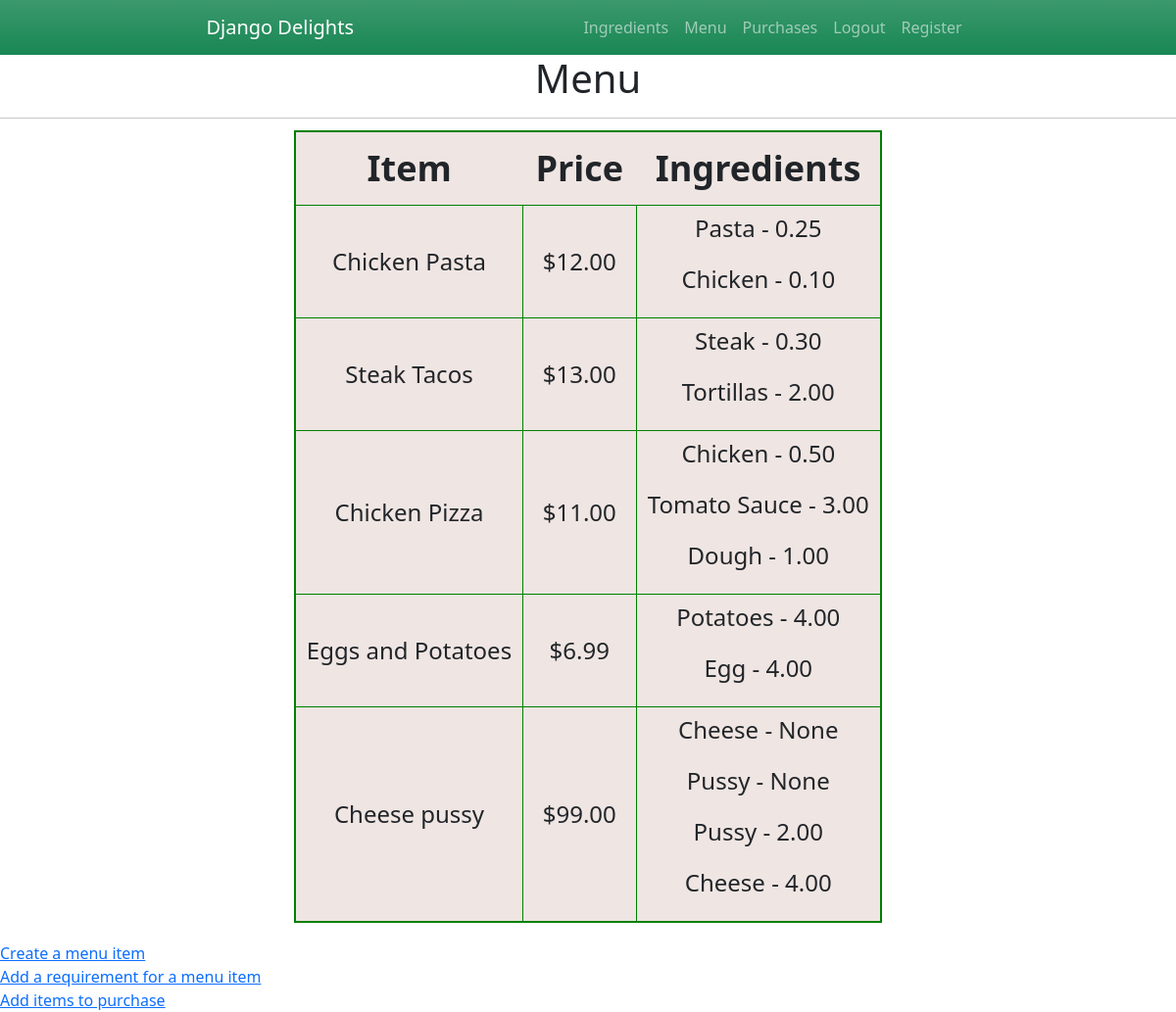
The app's page /menu (signed in) with its own data.
### inventory/models.py (models this page shows, shortened)
class MenuItem(models.Model):
    name = models.CharField(max_length=25, null=False, blank=False)
    price = models.DecimalField(max_digits=10, decimal_places=2, null=False, blank=False)
    ingredients = models.ManyToManyField(Ingredient, through='RecipeRequirement')

class RecipeRequirement(models.Model):
    item = models.ForeignKey(MenuItem, on_delete=models.CASCADE)
    ingredient = models.ForeignKey(Ingredient, on_delete=models.CASCADE)
    quantity = models.DecimalField(max_digits=10, decimal_places=2, null=True, blank=True)

class Ingredient(models.Model):
    name = models.CharField(max_length=25, null=False, blank=False)
    quantity = models.DecimalField(max_digits=10, decimal_places=2, null=False, blank=False)
    unit = models.CharField(max_length=10, null=False, blank=False)
    unit_price = models.DecimalField(max_digits=10, decimal_places=2, null=False, blank=False)

### inventory/views.py (the view)
# urls.py: path('menu', views.menu, name='menu'),
@login_required(login_url='/login_page')
def menu(request):
    menu_items = MenuItem.objects.all()
    recipe_requirements = RecipeRequirement.objects.all()
    ingredients = Ingredient.objects.all()
    context = {
        'menu_items': menu_items,
        'recipe_requirements': recipe_requirements,
        'ingredients': ingredients
    }
    return render(request, "inventory/menu.html", context)

### inventory/templates/inventory/menu.html (shortened to what this page needs)
{% extends './base.html' %}
{% block content %}
<h1 style="text-align: center;">Menu</h1>
<hr>
<form method="POST">
<div class="ingredient-div">
    <table class="ingredient-table">
    <tr>
        <th class="ingredient-th">Item</th>
        <th class="ingredient-th">Price</th>
        <th class="ingredient-th">Ingredients</th>
    </tr>
    {% for menu_item in menu_items %}
    <tr>
        <td class="ingredient-td">{{ menu_item.name }}</td>
        <td class="ingredient-td">${{ menu_item.price }}</td>
        <td class="ingredient-td">
                {% for requirement in menu_item.reciperequirement_set.all %}
                <p>{{ requirement.ingredient.name }} - {{ requirement.quantity }}</p>
                {% endfor %}
        </td>
    </tr>
    {% endfor %}
</table>
</div>
</form>
<br>
<a href="{% url 'create_menuitem' %}">Create a menu item</a>
<br>
<a href="{% url 'create_reciperequirement' %}">Add a requirement for a menu item</a>
<br>
<a href="{% url 'create_purchase' %}">Add items to purchase</a>
{% endblock %}

### inventory/static/css/style.css (style rules this page uses)
* { padding: 0; margin: 0 auto; }
.ingredient-div { display: flex; justify-content: center; align-items: center; height: 100vh; }
.ingredient-table { border: 2px solid green; background-color: #EFE5E2; width: 50%; }
.ingredient-th { font-size: 36px; border-bottom: 1px solid green; text-align: center; padding: 10px; }
.ingredient-td { font-size: 24px; border: 1px solid green; text-align: center; padding: 5px; }

### records on screen
MenuItem: name "Chicken Pasta", price "12.00"
RecipeRequirement: ingredient.name "Pasta", quantity "0.25"
RecipeRequirement: ingredient.name "Chicken", quantity "0.10"
MenuItem: name "Steak Tacos", price "13.00"
RecipeRequirement: ingredient.name "Steak", quantity "0.30"
RecipeRequirement: ingredient.name "Tortillas", quantity "2.00"
MenuItem: name "Chicken Pizza", price "11.00"
RecipeRequirement: ingredient.name "Chicken", quantity "0.50"
RecipeRequirement: ingredient.name "Tomato Sauce", quantity "3.00"
RecipeRequirement: ingredient.name "Dough", quantity "1.00"
MenuItem: name "Eggs and Potatoes", price "6.99"
RecipeRequirement: ingredient.name "Potatoes", quantity "4.00"
RecipeRequirement: ingredient.name "Egg", quantity "4.00"
MenuItem: name "Cheese pussy", price "99.00"
RecipeRequirement: ingredient.name "Cheese", quantity "None"
RecipeRequirement: ingredient.name "Pussy", quantity "None"
RecipeRequirement: ingredient.name "Pussy", quantity "2.00"
RecipeRequirement: ingredient.name "Cheese", quantity "4.00"
